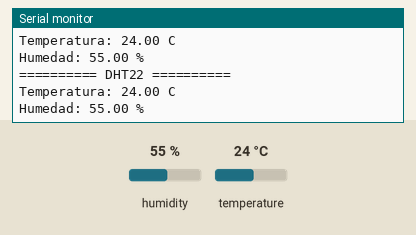
This sketch was run on a simulated ESP32. Parts: the last lines printed to the serial monitor. The test bench sets the inputs (shaded band); at power-on: humidity 55 %, temperature 24 °C.

Above: at 2.8 s.
2.9 s: humidity set to 22 %
At 5.2 s:
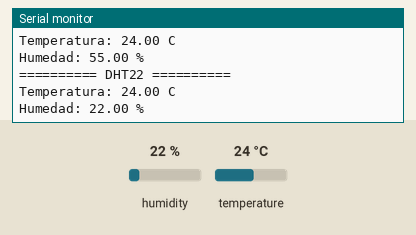
5.6 s: temperature set to 12 °C
At 7.0 s:
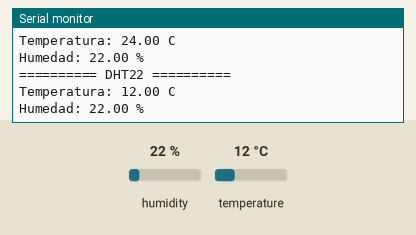
8.3 s: humidity set to 40 %
At 10.4 s:
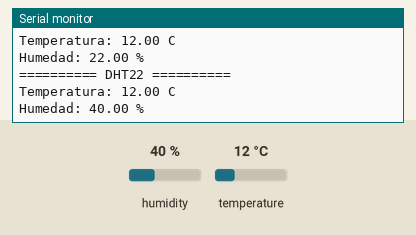
Timing chart, 0 to 11.9 s (numbered marks = the images above; inputs shaded):
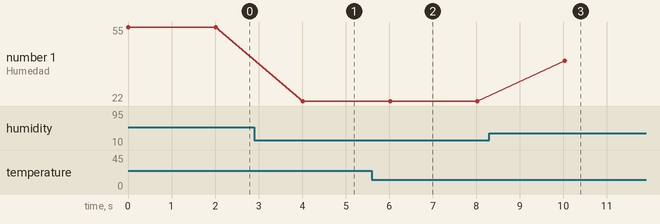

Measured:
- after the input at 2.9 s, the serial monitor: prints a new line after 1.1 s (image 1)
- after the input at 5.6 s, the serial monitor: prints a new line after 0.42 s (image 2)
- after the input at 8.3 s, the serial monitor: prints a new line after 1.7 s (image 3)
- plotted number 1: 22 → 40 after the input at 8.3 s

The sketch:

03_Prueba_DHT22.ino
```cpp
/*
  PRUEBA DE DHT22 - ESP32

  Librerías necesarias:
  - DHT sensor library
  - Adafruit Unified Sensor

  Conexiones:
  DHT22 UCC  -> 3V3
  DHT22 DATA -> P4
  DHT22 GND  -> GND
*/

#include <DHT.h>

#define PIN_DHT 4
#define DHTTYPE DHT22

DHT dht(PIN_DHT, DHTTYPE);

void setup() {
  Serial.begin(115200);
  dht.begin();
  Serial.println("Prueba DHT22 iniciada.");
}

void loop() {
  float temp = dht.readTemperature();
  float hum = dht.readHumidity();

  Serial.println("========== DHT22 ==========");

  if (isnan(temp) || isnan(hum)) {
    Serial.println("Error leyendo DHT22.");
    Serial.println("Revisa UCC -> 3V3, DATA -> P4, GND -> GND.");
  } else {
    Serial.print("Temperatura: ");
    Serial.print(temp);
    Serial.println(" C");

    Serial.print("Humedad: ");
    Serial.print(hum);
    Serial.println(" %");
  }

  delay(2000);
}
```
